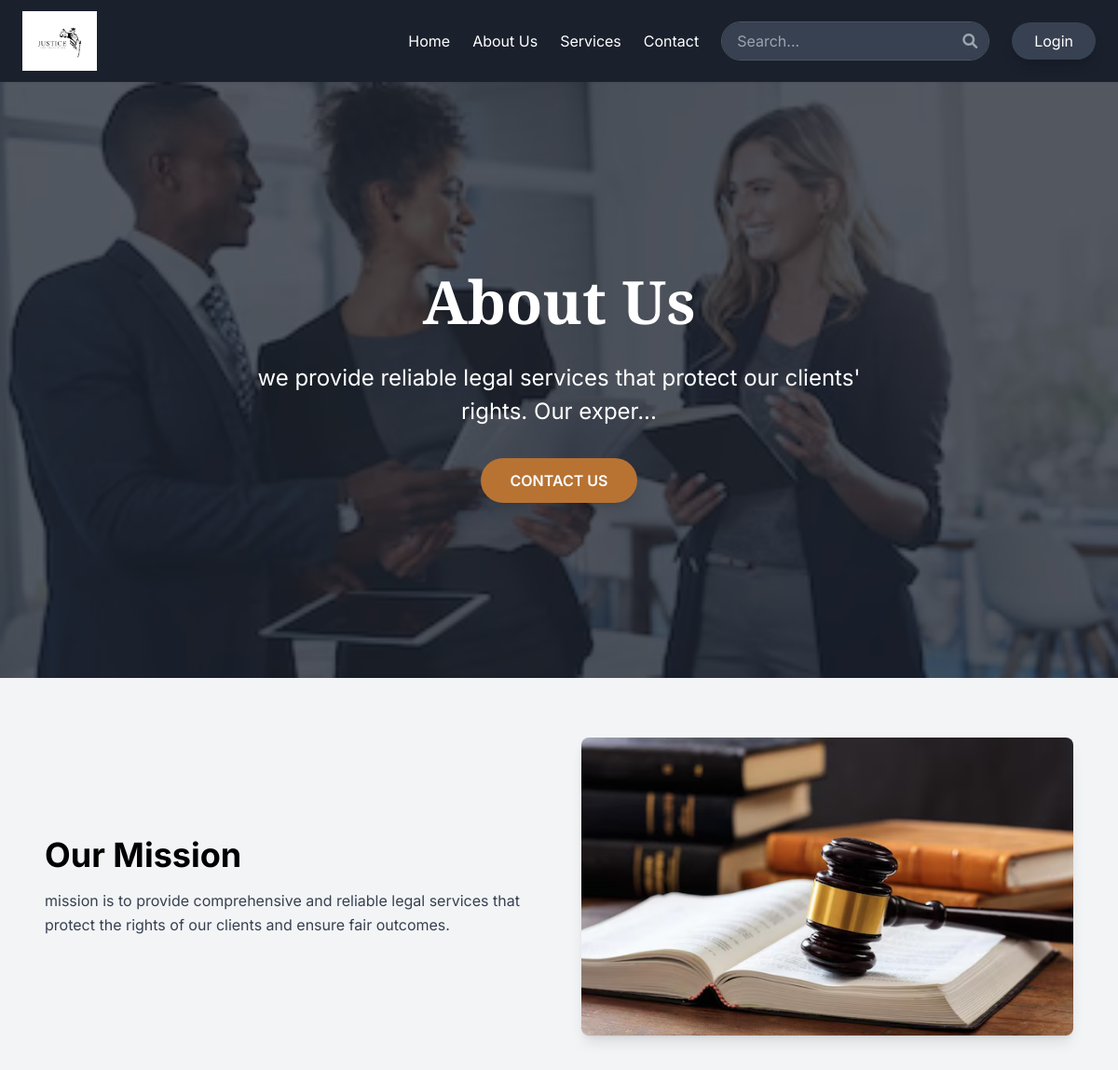
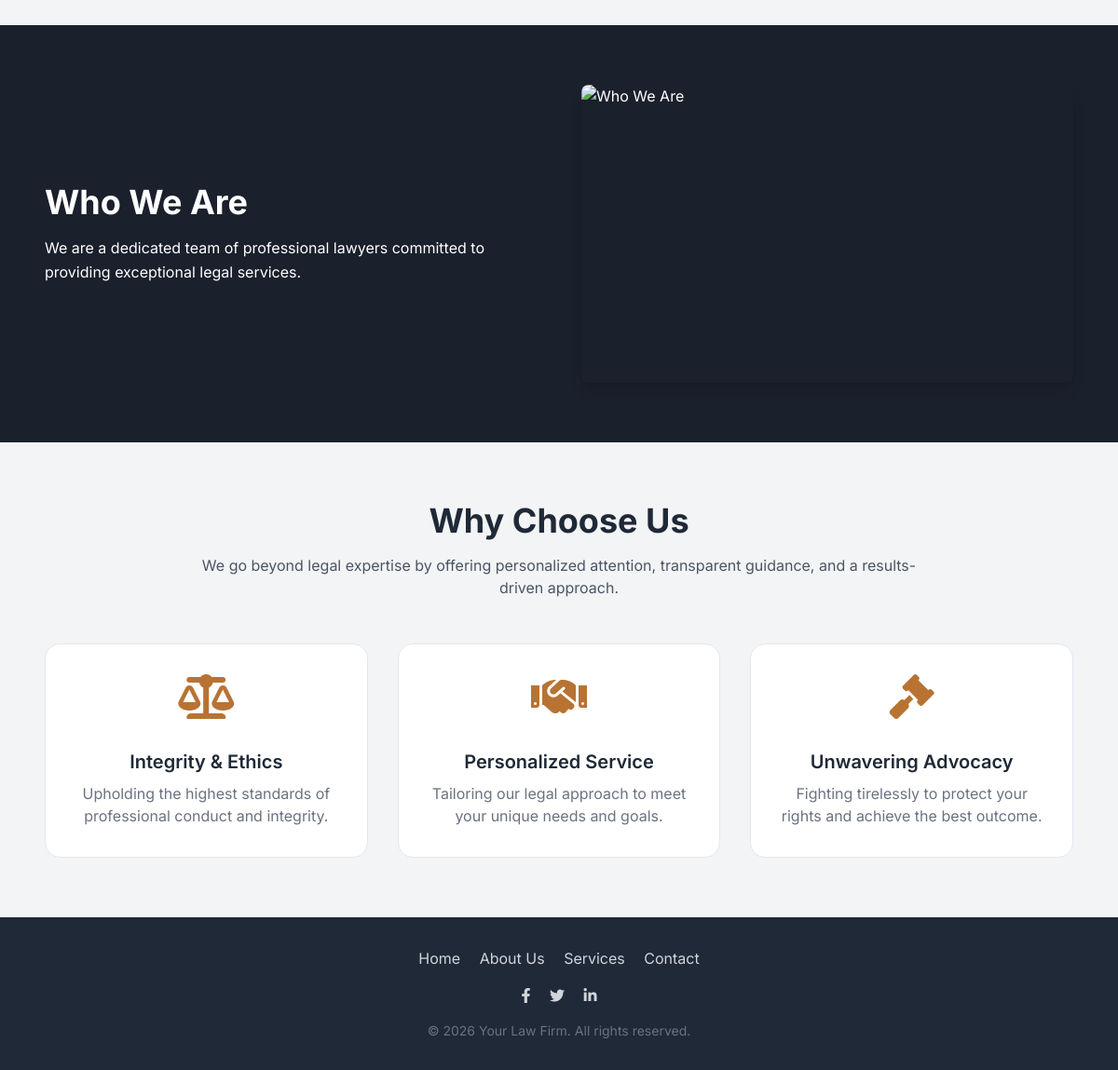
The page /aboutus.php on the database its author committed (2 pictures, top to bottom).
### tables this page shows
CREATE TABLE `about_us` (
  `id` int(11) NOT NULL,
  `section_name` varchar(100) NOT NULL,
  `title` varchar(255) DEFAULT NULL,
  `description` text DEFAULT NULL,
  `image` varchar(255) DEFAULT NULL,
  `created_at` timestamp NOT NULL DEFAULT current_timestamp()
);

### aboutus.php (the view, shortened to what this page needs)
<?php
include 'includes/header.php';
$query = "SELECT * FROM about_us";
$result = mysqli_query($conn, $query);
$sections = [];
if ($result && mysqli_num_rows($result) > 0) {
    while ($row = mysqli_fetch_assoc($result)) {
        $sections[$row['section_name']] = $row;
    }
}
$data = [
    'hero' => [
        'title' => "About Our Law Firm",
        'description' => "We provide reliable legal services that protect our clients' rights.
Our experienced attorneys deliver personalized strategies with professionalism and integrity.",
        'image' => "images/law.jpg"
    ],
    'our_mission' => [
        'title' => "Our Mission",
        'description' => " mission is to provide comprehensive and reliable legal services that protect the rights of our clients and ensure fair outcomes.",
        'image' => "images/our_mission.jpg"
    ],
    'who_we_are' => [
        'title' => "Who We Are",
        'description' => "We are a professional law firm with years of experience providing reliable legal services. Our team of expert lawyers specializes in criminal law, corporate cases, family law, and civil disputes.",
        'image' => "images/team.jpeg"
    ],
    'why_choose_us' => [
        'title' => "Why Choose Us",
        'description' => "We go beyond legal expertise by offering personalized attention, transparent guidance, and a results-driven approach.",
        'image' => "images/service.jpg"
    ]
];
foreach ($data as $key => $default) {
    if (isset($sections[$key])) {
        $data[$key]['title'] = $sections[$key]['title'] ?? $default['title'];
        $data[$key]['description'] = $sections[$key]['description'] ?? $default['description'];
        if (!empty($sections[$key]['image'])) {
            $data[$key]['image'] = "images/" . $sections[$key]['image'];
        }
    }
}
?>
<!DOCTYPE html>
<html lang="en">
<head>
<script src="https://cdn.tailwindcss.com"></script>
<link href="https://unpkg.com/aos@2.3.1/dist/aos.css" rel="stylesheet">
<link rel="stylesheet" href="https://cdnjs.cloudflare.com/ajax/libs/font-awesome/6.0.0-beta3/css/all.min.css">
</head>
<body>
<section class="about-hero" data-aos="fade-up" data-aos-duration="1500">
    <div class="content px-4">
        <h1><?php echo $data['hero']['title']; ?></h1>
        <p class="mt-4"><?php echo $data['hero']['description']; ?></p>
        <a href="contactus.php" class="inline-block bg-[#b87333] text-white font-semibold py-3 px-8 rounded-full shadow-lg hover:bg-[#a0662d] transition-colors duration-300">
            Contact Us
        </a>
    </div>
</section>
<section class="py-16 bg-gray-100 text-gray-800">
    <div class="max-w-6xl mx-auto px-6 grid md:grid-cols-2 gap-12 items-center">
        <div data-aos="fade-right">
            <h2 class="text-4xl font-bold mb-4 font-playfair-display text-black">
                <?php echo $data['our_mission']['title']; ?>
            </h2>
            <p class="text-gray-700 leading-relaxed">
                <?php echo $data['our_mission']['description']; ?>
            </p>
        </div>
        <div data-aos="fade-left">
            <img src="<?php echo $data['our_mission']['image']; ?>" alt="Mission" class="rounded-lg shadow-lg w-full h-80 object-cover">
        </div>
    </div>
</section>
<?php
$data['who_we_are']['image'] = "https://media.istockphoto.com/id/1227094223/photo/diverse-employees-team-engaged-in-teamwork-in-modern-boardroom.jpg?s=612x612&w=0&k=20&c=5obt-CMgklV7_5dqUGgna33pBe8PsJVauJHXmXTQVdE=";
$data['who_we_are']['title'] = "Who We Are";
$data['who_we_are']['description'] = "We are a dedicated team of professional lawyers committed to providing exceptional legal services.";
?>
<section class="py-16 bg-[#1a202c] text-white">
    <div class="max-w-6xl mx-auto px-6 grid md:grid-cols-2 gap-12 items-center">
        <div class="order-2 md:order-1" data-aos="fade-right">
            <h2 class="text-4xl font-bold mb-4 font-playfair-display text-white">
                <?php echo $data['who_we_are']['title']; ?>
            </h2>
            <p class="text-white leading-relaxed">
                <?php echo $data['who_we_are']['description']; ?>
            </p>
        </div>
        <div class="order-1 md:order-2" data-aos="fade-left">
            <img
                src="<?php echo $data['who_we_are']['image']; ?>"
                alt="Who We Are"
                class="rounded-lg shadow-lg w-full h-80 object-cover transition-transform duration-700 "
            >
        </div>
    </div>
</section>
<section class="py-16 bg-gray-100 text-gray-800">
    <div class="max-w-6xl mx-auto px-6 text-center">
        <h2 class="text-4xl font-bold mb-4 font-playfair-display"><?php echo $data['why_choose_us']['title']; ?></h2>
        <p class="text-gray-600 mb-12 max-w-3xl mx-auto"><?php echo $data['why_choose_us']['description']; ?></p>
        <div class="grid md:grid-cols-3 gap-8">
            <div class="feature-card" data-aos="zoom-in" data-aos-delay="100">
                <i class="fas fa-balance-scale"></i>
                <h5 class="font-semibold text-xl mt-4">Integrity & Ethics</h5>
                <p class="text-gray-500 mt-2">Upholding the highest standards of professional conduct and integrity.</p>
            </div>
            <div class="feature-card" data-aos="zoom-in" data-aos-delay="300">
                <i class="fas fa-handshake"></i>
                <h5 class="font-semibold text-xl mt-4">Personalized Service</h5>
                <p class="text-gray-500 mt-2">Tailoring our legal approach to meet your unique needs and goals.</p>
            </div>
            <div class="feature-card" data-aos="zoom-in" data-aos-delay="500">
                <i class="fas fa-gavel"></i>
                <h5 class="font-semibold text-xl mt-4">Unwavering Advocacy</h5>
                <p class="text-gray-500 mt-2">Fighting tirelessly to protect your rights and achieve the best outcome.</p>
            </div>
        </div>
    </div>
</section>
<?php include 'includes/footer.php'; ?>
</body>
</html>

### includes/header.php (style rules this page uses)
body { font-family: 'Inter', sans-serif; background-color: #f8fafc; }
a { text-decoration: none; }

### rows shown on the page
about_us: title "About Us", description "we provide reliable legal services that protect our clients' rights. Our exper..."

### other values the page prints
$data['our_mission']['title'] "Our Mission"
$data['our_mission']['description'] "mission is to provide comprehensive and reliable legal services that protect the rights of our clients and ensure fair outcomes."
$data['who_we_are']['title'] "Who We Are"
$data['who_we_are']['description'] "We are a dedicated team of professional lawyers committed to providing exceptional legal services."
$data['why_choose_us']['title'] "Why Choose Us"
$data['why_choose_us']['description'] "We go beyond legal expertise by offering personalized attention, transparent guidance, and a results-driven approach."
